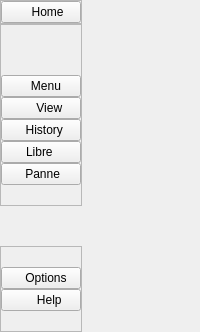
     <widget class="QWidget" name="Menu" native="true">
      <layout class="QVBoxLayout" name="verticalLayout">
       <property name="spacing">
        <number>0</number>
       </property>
       <property name="leftMargin">
        <number>0</number>
       </property>
       <property name="topMargin">
        <number>0</number>
       </property>
       <property name="rightMargin">
        <number>0</number>
       </property>
       <property name="bottomMargin">
        <number>0</number>
       </property>
       <item alignment="Qt::AlignLeft">
        <widget class="QWidget" name="SubMenu" native="true">
         <layout class="QVBoxLayout" name="verticalLayout_2">
          <property name="spacing">
           <number>0</number>
          </property>
          <property name="leftMargin">
           <number>0</number>
          </property>
          <property name="topMargin">
           <number>0</number>
          </property>
          <property name="rightMargin">
           <number>0</number>
          </property>
          <property name="bottomMargin">
           <number>0</number>
          </property>
          <item>
           <widget class="QFrame" name="MenuFrame">
            <property name="frameShape">
             <enum>QFrame::StyledPanel</enum>
            </property>
            <property name="frameShadow">
             <enum>QFrame::Raised</enum>
            </property>
            <layout class="QHBoxLayout" name="horizontalLayout_2">
             <property name="spacing">
              <number>0</number>
             </property>
             <property name="leftMargin">
              <number>0</number>
             </property>
             <property name="topMargin">
              <number>0</number>
             </property>
             <property name="rightMargin">
              <number>0</number>
             </property>
             <property name="bottomMargin">
              <number>0</number>
             </property>
             <item>
              <widget class="QPushButton" name="HomeBtn">
               <property name="focusPolicy">
                <enum>Qt::ClickFocus</enum>
               </property>
               <property name="toolTip">
                <string>Home</string>
               </property>
               <property name="styleSheet">
                <string notr="true"/>
               </property>
               <property name="text">
                <string>     Home </string>
               </property>
               <property name="icon">
                <iconset resource="../resources/resources.qrc">
                 <normaloff>:/icons/icons/black/home.png</normaloff>:/icons/icons/black/home.png</iconset>
               </property>
               <property name="iconSize">
                <size>
                 <width>48</width>
                 <height>48</height>
                </size>
               </property>
              </widget>
             </item>
            </layout>
           </widget>
          </item>
          <item>
           <widget class="QFrame" name="HomeFrame">
            <property name="frameShape">
             <enum>QFrame::StyledPanel</enum>
            </property>
            <property name="frameShadow">
             <enum>QFrame::Raised</enum>
            </property>
            <layout class="QVBoxLayout" name="verticalLayout_4">
             <property name="spacing">
              <number>0</number>
             </property>
             <property name="leftMargin">
              <number>0</number>
             </property>
             <property name="topMargin">
              <number>50</number>
             </property>
             <property name="rightMargin">
              <number>0</number>
             </property>
             <property name="bottomMargin">
              <number>20</number>
             </property>
             <item>
              <widget class="QPushButton" name="MenuBtn">
               <property name="focusPolicy">
                <enum>Qt::ClickFocus</enum>
               </property>
               <property name="toolTip">
                <string>Menu</string>
               </property>
               <property name="styleSheet">
                <string notr="true"/>
               </property>
               <property name="text">
                <string>     Menu  </string>
               </property>
               <property name="icon">
                <iconset resource="../resources/resources.qrc">
                 <normaloff>:/icons/icons/black/menu.svg</normaloff>:/icons/icons/black/menu.svg</iconset>
               </property>
               <property name="iconSize">
                <size>
                 <width>48</width>
                 <height>48</height>
                </size>
               </property>
              </widget>
             </item>
             <item>
              <widget class="QPushButton" name="AdminBtn">
               <property name="focusPolicy">
                <enum>Qt::ClickFocus</enum>
               </property>
               <property name="toolTip">
                <string>Administrator Account</string>
               </property>
               <property name="styleSheet">
                <string notr="true"/>
               </property>
               <property name="text">
                <string>     View</string>
               </property>
               <property name="icon">
                <iconset resource="../resources/resources.qrc">
                 <normaloff>:/icons/icons/black/view.png</normaloff>:/icons/icons/black/view.png</iconset>
               </property>
               <property name="iconSize">
                <size>
                 <width>48</width>
                 <height>48</height>
                </size>
               </property>
              </widget>
             </item>
             <item>
              <widget class="QPushButton" name="FindBtn">
               <property name="focusPolicy">
                <enum>Qt::ClickFocus</enum>
               </property>
               <property name="toolTip">
                <string>Find Users / Materials</string>
               </property>
               <property name="text">
                <string>   History </string>
               </property>
               <property name="icon">
                <iconset resource="../resources/resources.qrc">
                 <normaloff>:/icons/icons/black/history.png</normaloff>:/icons/icons/black/history.png</iconset>
               </property>
               <property name="iconSize">
                <size>
                 <width>48</width>
                 <height>48</height>
                </size>
               </property>
              </widget>
             </item>
             <item>
              <widget class="QPushButton" name="AvailableBtn">
               <property name="text">
                <string>    Libre     </string>
               </property>
               <property name="icon">
                <iconset resource="../resources/resources.qrc">
                 <normaloff>:/icons/icons/black/ok.png</normaloff>:/icons/icons/black/ok.png</iconset>
               </property>
               <property name="iconSize">
                <size>
                 <width>48</width>
                 <height>48</height>
                </size>
               </property>
              </widget>
             </item>
             <item>
              <widget class="QPushButton" name="PanneBtn">
               <property name="text">
                <string>  Panne </string>
               </property>
               <property name="icon">
                <iconset resource="../resources/resources.qrc">
                 <normaloff>:/icons/icons/black/info.png</normaloff>:/icons/icons/black/info.png</iconset>
               </property>
               <property name="iconSize">
                <size>
                 <width>48</width>
                 <height>48</height>
                </size>
               </property>
              </widget>
             </item>
            </layout>
           </widget>
          </item>
          <item>
           <spacer name="verticalSpacer">
            <property name="orientation">
             <enum>Qt::Vertical</enum>
            </property>
            <property name="sizeHint" stdset="0">
             <size>
              <width>20</width>
              <height>40</height>
             </size>
            </property>
           </spacer>
          </item>
          <item>
           <widget class="QFrame" name="OptionsFrame">
            <property name="frameShape">
             <enum>QFrame::StyledPanel</enum>
            </property>
            <property name="frameShadow">
             <enum>QFrame::Raised</enum>
            </property>
            <layout class="QVBoxLayout" name="verticalLayout_3">
             <property name="spacing">
              <number>0</number>
             </property>
             <property name="leftMargin">
              <number>0</number>
             </property>
             <property name="topMargin">
              <number>20</number>
             </property>
             <property name="rightMargin">
              <number>0</number>
             </property>
             <property name="bottomMargin">
              <number>20</number>
             </property>
             <item>
              <widget class="QPushButton" name="OptionsBtn">
               <property name="focusPolicy">
                <enum>Qt::ClickFocus</enum>
               </property>
               <property name="toolTip">
                <string>View the settings</string>
               </property>
               <property name="styleSheet">
                <string notr="true"/>
               </property>
               <property name="text">
                <string>    Options </string>
               </property>
               <property name="icon">
                <iconset resource="../resources/resources.qrc">
                 <normaloff>:/icons/icons/black/options.png</normaloff>:/icons/icons/black/options.png</iconset>
               </property>
               <property name="iconSize">
                <size>
                 <width>48</width>
                 <height>48</height>
                </size>
               </property>
              </widget>
             </item>
             <item>
              <widget class="QPushButton" name="HelpBtn">
               <property name="focusPolicy">
                <enum>Qt::ClickFocus</enum>
               </property>
               <property name="toolTip">
                <string>How to use the App</string>
               </property>
               <property name="styleSheet">
                <string notr="true"/>
               </property>
               <property name="text">
                <string>     Help</string>
               </property>
               <property name="icon">
                <iconset resource="../resources/resources.qrc">
                 <normaloff>:/icons/icons/black/help.png</normaloff>:/icons/icons/black/help.png</iconset>
               </property>
               <property name="iconSize">
                <size>
                 <width>48</width>
                 <height>48</height>
                </size>
               </property>
              </widget>
             </item>
            </layout>
           </widget>
          </item>
         </layout>
        </widget>
       </item>
      </layout>
     </widget>
